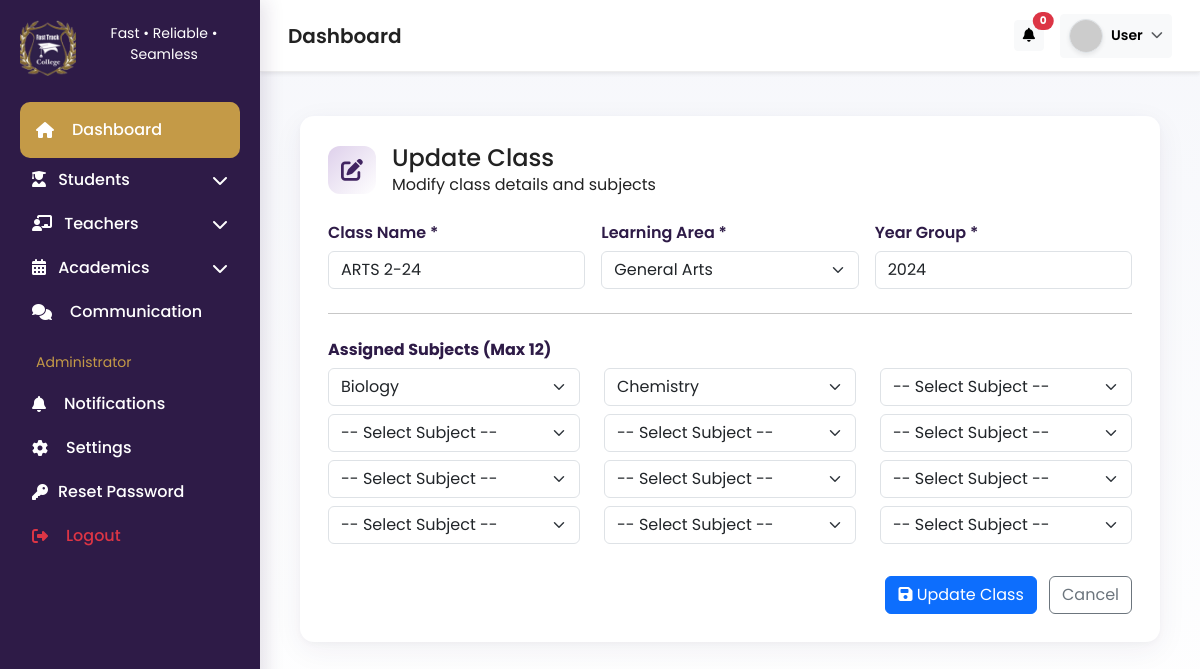
/pages/edit_class.php?id=15 (signed in), run on the app's committed database.
### tables this page shows
CREATE TABLE `classes` (
  `id` int(11) NOT NULL,
  `class_name` varchar(50) NOT NULL,
  `learning_area` varchar(25) NOT NULL,
  `year_group` int(5) NOT NULL,
  `created_at` timestamp NOT NULL DEFAULT current_timestamp()
);

### pages/edit_class.php (the view, shortened to what this page needs)
<?php
include '../includes/db_connection.php';
$class_id = $_GET['id'];
$stmt = $pdo->prepare("SELECT * FROM classes WHERE id = ?");
$stmt->execute([$class_id]);
$class = $stmt->fetch(PDO::FETCH_ASSOC);
$assignedSubjects = $pdo->prepare("
    SELECT subject_id
    FROM class_subjects
    WHERE class_id = ?
");
$assignedSubjects->execute([$class_id]);
$assigned = $assignedSubjects->fetchAll(PDO::FETCH_COLUMN);
$subjects = $pdo->query("SELECT * FROM subjects ORDER BY subject_name ASC")
                ->fetchAll(PDO::FETCH_ASSOC);
?>
<!DOCTYPE html>
<html lang="en">
<head>
    <link href="https://cdn.jsdelivr.net/npm/bootstrap@5.3.2/dist/css/bootstrap.min.css" rel="stylesheet">
    <link href="https://cdnjs.cloudflare.com/ajax/libs/font-awesome/6.5.0/css/all.min.css" rel="stylesheet">
    <link href="../assets/css/styles.css" rel="stylesheet">
</head>
<body>
    <?php
if ($_SESSION['user_role'] === 'Super_Admin') {
    include '../includes/super_admin_sidebar.php';
} elseif ($_SESSION['user_role'] === 'Administrator') {
    include '../includes/administrator_sidebar.php';
}
?>
    <?php include '../includes/topbar.php'; ?>
    <main class="main">
        <div class="container-fluid mt-3">
            <div class="form-card">
                <div class="d-flex align-items-center mb-4">
                    <div style="width:48px;height:48px;border-radius:12px;
        background:linear-gradient(135deg,#ded0eb,#ffffff);
        display:flex;align-items:center;justify-content:center;">
                        <i class="fas fa-edit" style="color:#412461;font-size:22px;"></i>
                    </div>
                    <div class="ms-3">
                        <h4 class="title-h mb-0">Update Class</h4>
                        <div class="subtitle">Modify class details and subjects</div>
                    </div>
                </div>
                <form action="../handlers/process_update_class.php" method="POST">
                    <div class="row g-3">
                        <div class="col-md-4">
                            <label class="form-label">Class Name *</label>
                            <input type="text" name="class_name" class="form-control"
                                value="<?= htmlspecialchars($class['class_name']); ?>" required>
                        </div>
                        <div class="col-md-4">
                            <label class="form-label">Learning Area *</label>
                            <select name="learning_area" class="form-select" required>
                                <?php
            $areas = ['General Arts','Science','Business','Home Economics','Technical','Agriculture','Visual Art'];
            foreach ($areas as $area):
            ?>
                                <option value="<?= $area; ?>"
                                    <?= $class['learning_area'] == $area ? 'selected' : ''; ?>>
                                    <?= $area; ?>
                                </option>
                                <?php endforeach; ?>
                            </select>
                        </div>
                        <div class="col-md-4">
                            <label class="form-label">Year Group *</label>
                            <input type="number" name="year_group" class="form-control"
                                value="<?= $class['year_group']; ?>" required>
                        </div>
                    </div>
                    <hr class="my-4">
                    <label class="form-label fw-bold">Assigned Subjects (Max 12)</label>
                    <div class="row">
                        <?php for ($i = 0; $i < 12; $i++): ?>
                        <div class="col-md-4 mb-2">
                            <select name="subjects[]" class="form-select subject-select">
                                <option value="">-- Select Subject --</option>
                                <?php foreach ($subjects as $s): ?>
                                <option value="<?= $s['id']; ?>"
                                    <?= isset($assigned[$i]) && $assigned[$i] == $s['id'] ? 'selected' : ''; ?>>
                                    <?= htmlspecialchars($s['subject_name']); ?>
                                </option>
                                <?php endforeach; ?>
                            </select>
                        </div>
                        <?php endfor; ?>
                    </div>
                    <div class="text-end mt-4">
                        <button type="submit" class="btn btn-primary">
                            <i class="fas fa-save"></i> Update Class
                        </button>
                        <a href="add_class.php" class="btn btn-outline-secondary ms-2">
                            Cancel
                        </a>
                    </div>
                </form>
            </div>
        </div>
    </main>
</body>
</html>

### Assets/css/styles.css (style rules this page uses)
:root { --primary-dark: #2e1b47; --primary-500: #412461; --accent: #c49a47; --muted: #6b6b6b; --surface: #ffffff; --soft: #faf9fc; --glass: rgba(142, 106, 181, 0.08); --card-radius: 12px; }
html, body { height: 100%; }
body { font-family: "Poppins", sans-serif; background: linear-gradient(180deg, #f6f7fb 0%, #fff 100%); color: #222; margin: 0; -webkit-font-smoothing: antialiased; -moz-osx-font-smoothing: grayscale; }
.main { margin-left: 260px; padding: 28px; transition: margin-left 0.35s ease; min-height: calc(100vh - 72px); }
.form-card { background: var(--surface); border-radius: 14px; padding: 28px; box-shadow: 0 8px 30px rgba(49, 37, 88, 0.06), 0 2px 6px rgba(0, 0, 0, 0.03); transition: all 0.28s ease; }
.form-label { color: var(--primary-dark); font-weight: 600; margin-bottom: 6px; display: block; }

### data on the page
classes: class_name "ARTS 2-24", learning_area "General Arts", year_group "2024"

### other printed values
$total_notifications "0"
$user_name "User"
form field value "Biology"
form field value "Chemistry"
